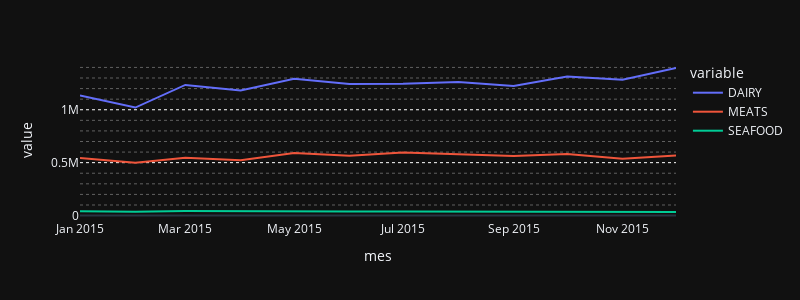

The notebook cell this image was saved under:
### Markdown cell above
Nota: Recordar que plotly no es basado en matplotlib

### Code cell
fig = px.line(
    df,
    width = 800, #Medidas en pixeles, no en pulgadas 
    height = 300,
    template = 'plotly_dark',
    #template = 'ggplot2'
)

fig.update_xaxes(showgrid = False)

fig.update_yaxes(
    gridwidth = 1,
    gridcolor = 'white',
    griddash = 'dot',
    minor_griddash = 'dot' #Cuadriculas auxiliares
)

### Figure 1 — Plotly figure (JSON) as saved in the notebook; plotly's stock layout.template omitted (floating-point values rounded to 4 significant figures)
{"data": [{"hovertemplate": "variable=DAIRY<br>mes=%{x}<br>value=%{y}<extra></extra>", "legendgroup": "DAIRY", "line": {"color": "#636efa", "dash": "solid"}, "marker": {"symbol": "circle"}, "mode": "lines", "name": "DAIRY", "orientation": "v", "showlegend": true, "type": "scatter", "x": ["2015-01", "2015-02", "2015-03", "2015-04", "2015-05", "2015-06", "2015-07", "2015-08", "2015-09", "2015-10", "2015-11", "2015-12"], "xaxis": "x", "y": [1134521, 1020747, 1234851, 1181180, 1293308, 1243588, 1244815, 1263428, 1224619, 1314827, 1283672, 1394582], "yaxis": "y"}, {"hovertemplate": "variable=MEATS<br>mes=%{x}<br>value=%{y}<extra></extra>", "legendgroup": "MEATS", "line": {"color": "#EF553B", "dash": "solid"}, "marker": {"symbol": "circle"}, "mode": "lines", "name": "MEATS", "orientation": "v", "showlegend": true, "type": "scatter", "x": ["2015-01", "2015-02", "2015-03", "2015-04", "2015-05", "2015-06", "2015-07", "2015-08", "2015-09", "2015-10", "2015-11", "2015-12"], "xaxis": "x", "y": [543100.0, 498700.0, 546500.0, 522300.0, 591700.0, 565000.0, 594900.0, 581200.0, 562700.0, 580800.0, 535900.0, 567400.0], "yaxis": "y"}, {"hovertemplate": "variable=SEAFOOD<br>mes=%{x}<br>value=%{y}<extra></extra>", "legendgroup": "SEAFOOD", "line": {"color": "#00cc96", "dash": "solid"}, "marker": {"symbol": "circle"}, "mode": "lines", "name": "SEAFOOD", "orientation": "v", "showlegend": true, "type": "scatter", "x": ["2015-01", "2015-02", "2015-03", "2015-04", "2015-05", "2015-06", "2015-07", "2015-08", "2015-09", "2015-10", "2015-11", "2015-12"], "xaxis": "x", "y": [40470.0, 36070.0, 43810.0, 39980.0, 42510.0, 38780.0, 38540.0, 37770.0, 41910.0, 41420.0, 38820.0, 33730.0], "yaxis": "y"}], "layout": {"height": 300, "legend": {"title": {"text": "variable"}, "tracegroupgap": 0}, "margin": {"t": 60}, "width": 800, "xaxis": {"anchor": "y", "domain": [0, 1], "showgrid": false, "title": {"text": "mes"}}, "yaxis": {"anchor": "x", "domain": [0, 1], "gridcolor": "white", "griddash": "dot", "gridwidth": 1, "minor": {"griddash": "dot"}, "title": {"text": "value"}}}}
